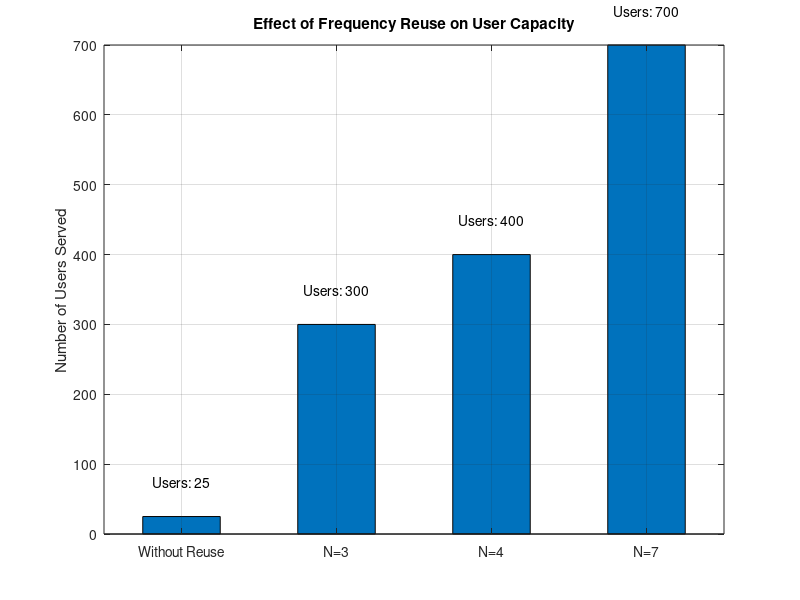

Here is the MATLAB script that generated this plot:
clc; clear; close all;

k = 25; % Fixed number of channels per cell
N_list = [3 4 7]; % Cluster sizes
M = 4; % Number of reuse clusters
users_without_reuse = k; % Only 1 cell, no reuse
users_with_reuse_list = zeros(size(N_list));
S_list = zeros(size(N_list));

for i = 1:length(N_list)
    N = N_list(i);
    S = k * N; % Total channels in system (per cluster)
    total_cells = M * N;
    users_with_reuse_list(i) = total_cells * k; % Total users served
    S_list(i) = S;
end

%% Plotting
figure;
bar([users_without_reuse users_with_reuse_list], 0.5);
xticklabels({'Without Reuse', 'N=3', 'N=4', 'N=7'});
ylabel('Number of Users Served');
title('Effect of Frequency Reuse on User Capacity');
grid on;

%% Add text above bars
values = [users_without_reuse users_with_reuse_list];
for i = 1:length(values)
    text(i, values(i) + 50, ['Users: ' num2str(values(i))], ...
        'HorizontalAlignment', 'center');
end

%% Print Table
fprintf('Frequency Reuse Comparison (Fixed k = %d channels/cell) \n', k);
fprintf('Without Reuse -> Users Served = %d\n', users_without_reuse);
for i = 1:length(N_list)
    fprintf('With Reuse (N = %d) -> Total Channels = %d, Users Served = %d\n', ...
        N_list(i), S_list(i), users_with_reuse_list(i));
end
